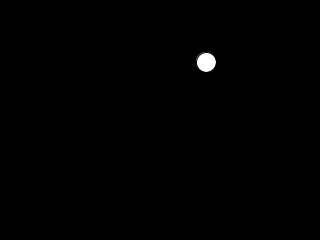
Frame 1 (no input)
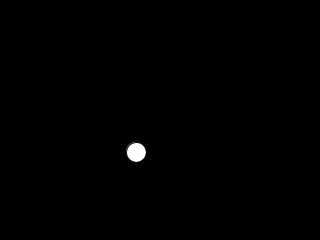
Frame 60 (the mouse pressed at the canvas centre just before this capture)
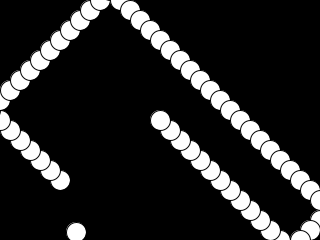
Frame 120 (the mouse held since frame 60 and released just before this capture)

The Processing sketch that drew these frames (run headless with seeded random() and noise(); from frame 60 on, the mouse is pressed at the canvas centre):

// Processing sketch: Class14_06BallsObjectsArrayList
// ── Class14_06BallsObjectsArrayList.pde
ArrayList<Ball> balls;

void setup() {
  size(320, 240);

  // how big the array is going to be
//  b = new Ball[400];

  // as long as i is less than array length
  // keep looping
  //for (int i = 0; i < b.length; i++) {

    balls = new ArrayList<Ball>();
    
    int rX = int(random(0, width));
    int rY = int(random(0, height));
    balls.add(new Ball(rX, rY));
//  }
}

void draw() {
  background(0);

  // another for loop to move and render
  for (int i = 0; i < balls.size(); i++) {
    Ball temporaryBall = balls.get(i);
    temporaryBall.render();
    temporaryBall.move();
  }
  
  // if I press on the mouse
  // add a ball
  if(mousePressed){
    balls.add(new Ball(mouseX,mouseY));
  }
}

class Ball {
  // fields
  int x, y;
  int xSpeed, ySpeed;
  int c;

  Ball(int parameterX, int parameterY) {
    // parameters
    x = parameterX;
    y = parameterY;

    // defaults
    xSpeed = 10;
    ySpeed = 10;
    c = 20;
  }

  // draw the ball
  void render() {
    ellipseMode(CENTER);
    fill(255);
    ellipse(x, y, c, c);
  }

  // move it
  void move() {
    // move the ball
    x += xSpeed;
    y += ySpeed;

    if (x<0||x>width) {
      xSpeed = xSpeed * -1;
    }

    if (y<0||y>height) {
      ySpeed = ySpeed * -1;
    }
  }
}
